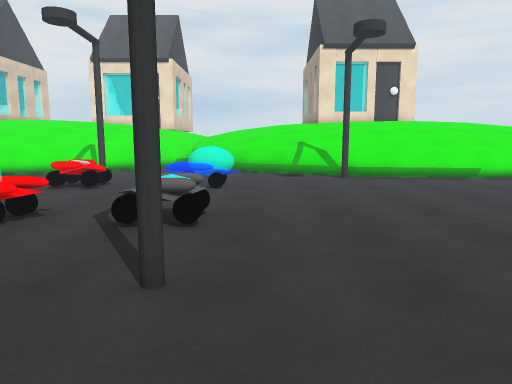
View 1 (above)

23 first-person views from a walk through a Unity game level. The camera is 1.5 m above the floor, tilts 8° down and sees 70° across. The floor is counted in squares, 1 m on a side. Each view is taken from the middle of a square. On the plan, view 1 faces up. The plan holds only what a view shows up to about 16 squares ahead; the rest is blank. The place goes on beyond the plan. Surface patterns are stand-ins for the level's own textures.

View 2
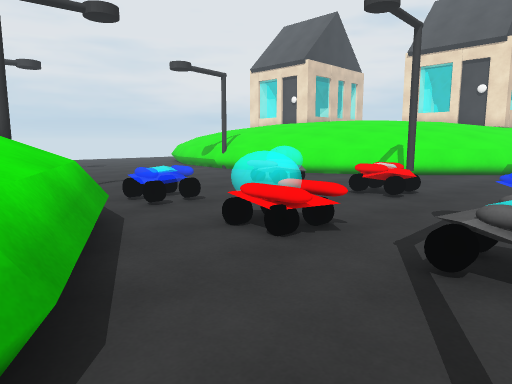

View 3
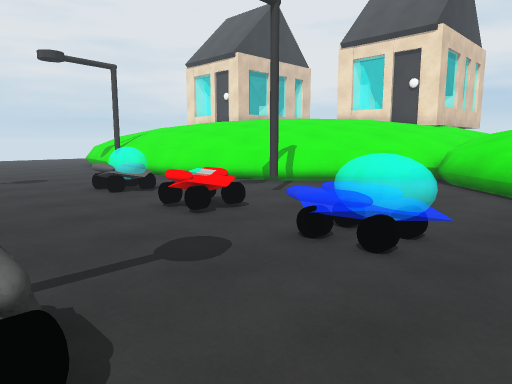

View 4
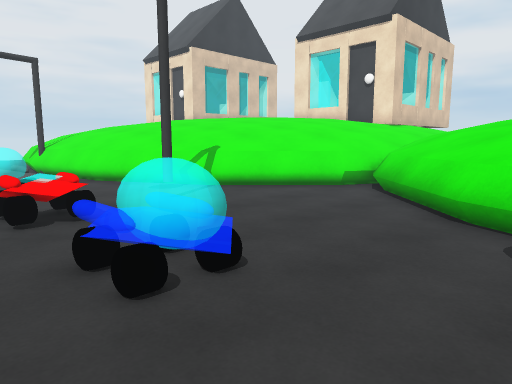

View 5
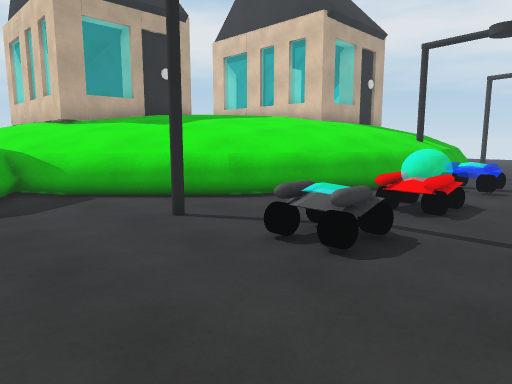

View 6
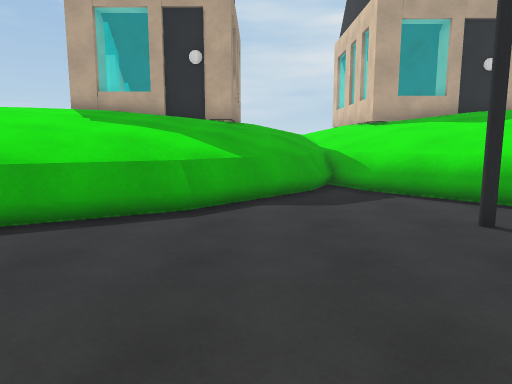

View 7
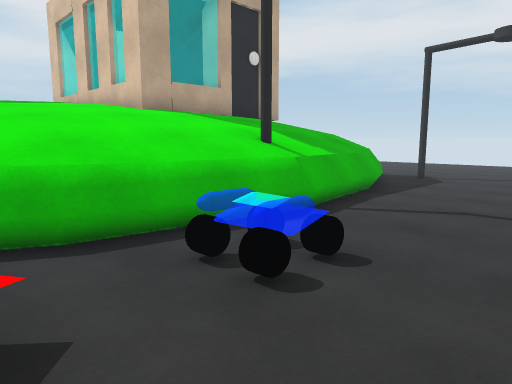

View 8
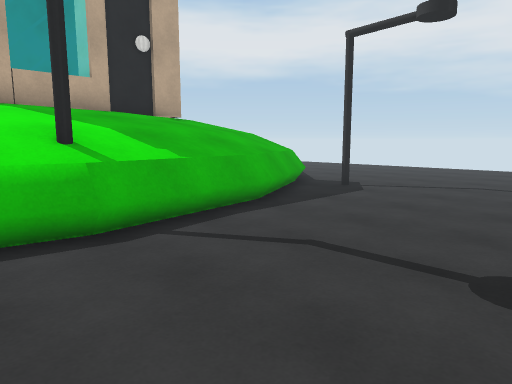

View 9
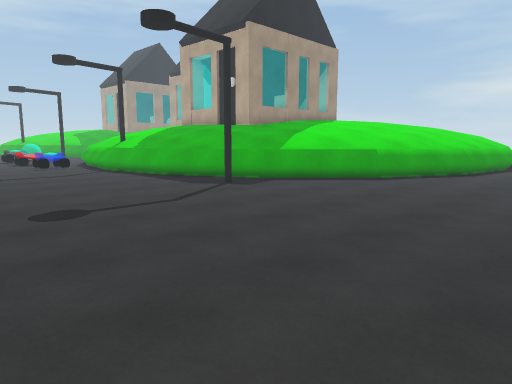

View 10
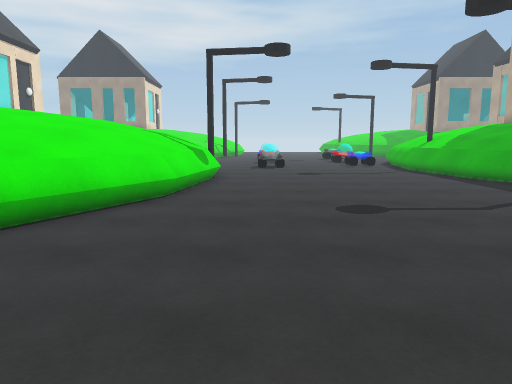

View 11
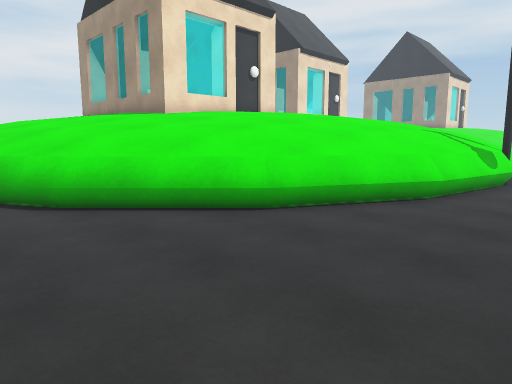

View 12
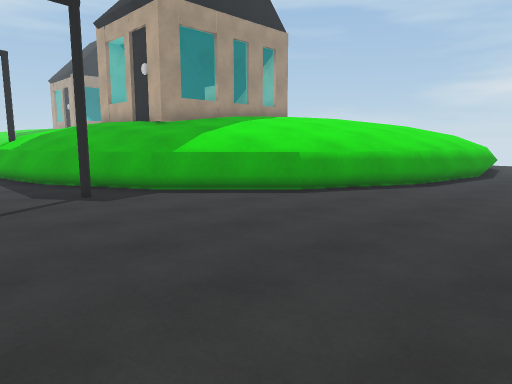

View 13
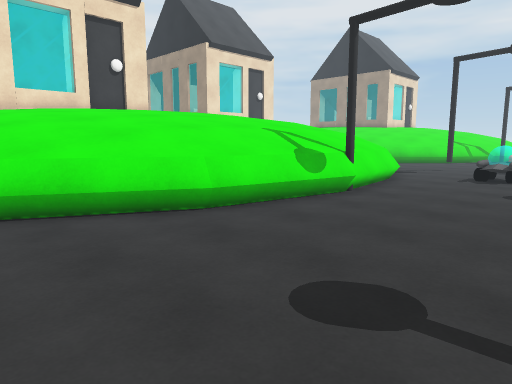

View 14
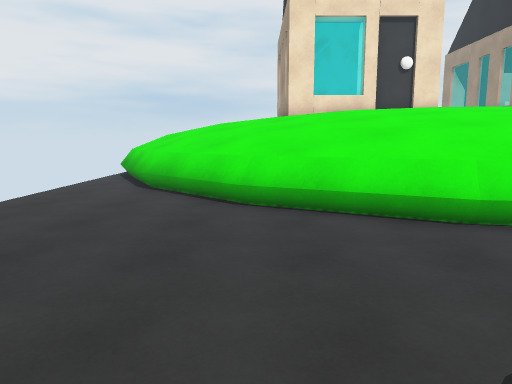

View 15
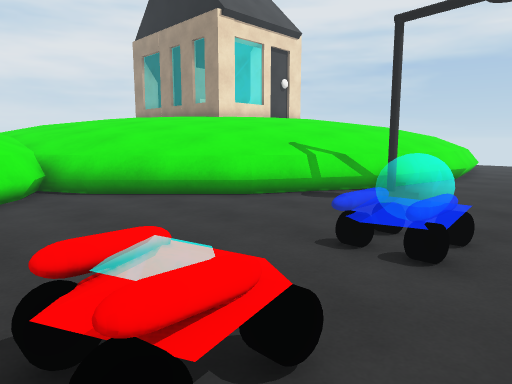

View 16
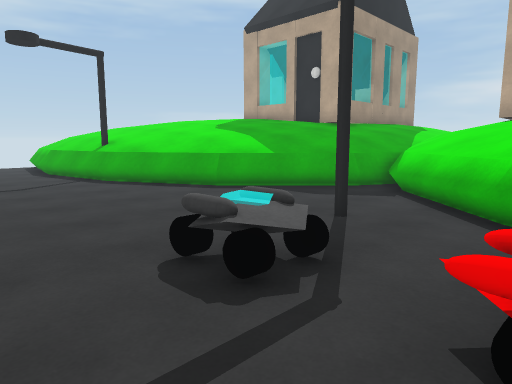

View 17
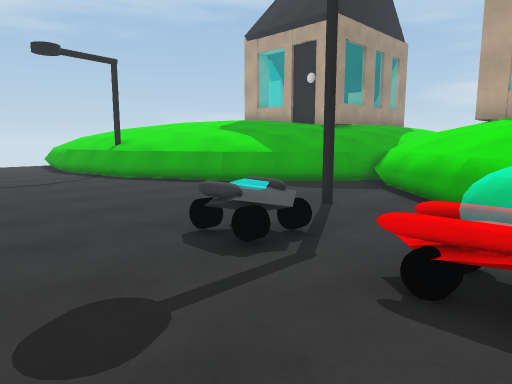

View 18
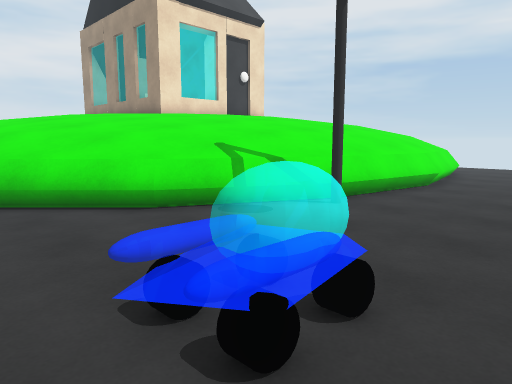

View 19
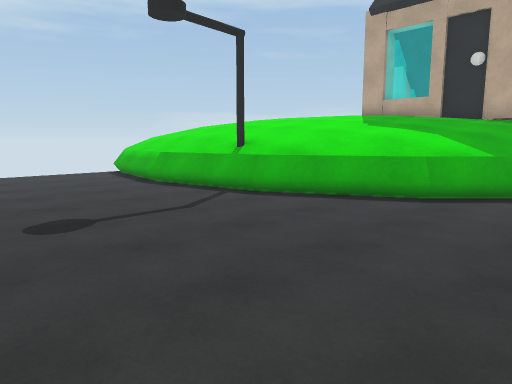

View 20
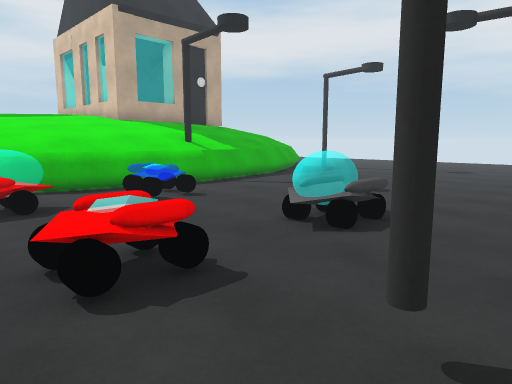

View 21
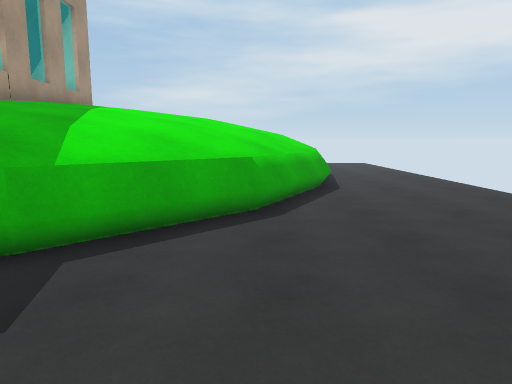

View 22
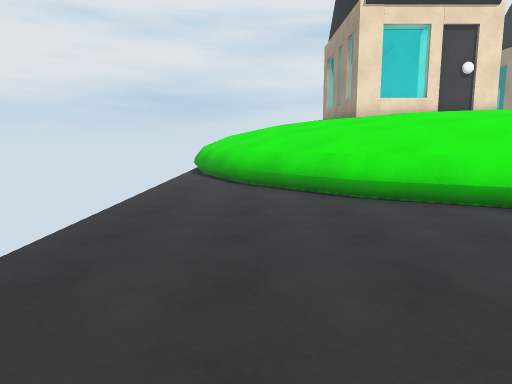

View 23
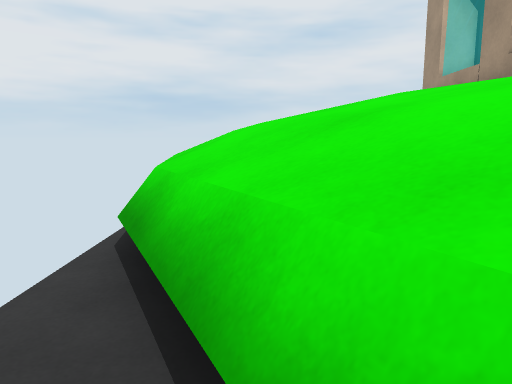

### Floor plan
Key: @ floor where view 1 was taken; # wall or solid block; x gap in a wall; . floor; = window, fence, low wall or low ledge; ^ raised ledge; S streetlight; C car; O other object.
Columns run from 31 left of view 1 to 9 right of it. Each row starts with its distance up from view 1.
 27  ^^                         ^
 26  ^^                       ^^^
 25 #^^^                      ^^^
 24 .=^^                      ^^^^
 23 .=^^^                    ^^^^^
 22 ..=^^                   ^^^=^^^
 21 ..=^^^                 ^^^^=^^^^
 20 ...=^^^               ^^^^=.=^^^^
 19 ....=^^^^            ^^^^=...=^^^^^
 18 .....=^^^^^        ^^^^^=.....=^^^^^^
 17 ......==^^^^^^^^^^^^^^==.......==^^^^^^^^
 16 ........==^^^^^^^^^^==...........==^^^^^^
 15 ..........====^S====.....S.........S===^^
 14 ........................................=
 13 ....................CC......CC...........
 12 ....................CCC..CC.CCC..........
 11 .........................................
 10 .........................................
  9  ........................................
  8 .........................................
  7  ....................OO..CC..CC..........
  6 ......................C...C..C...........
  5 ..............==========................=
  4  .........S.==^^^^^S^^^^==....S.......==^
  3  .........x=^^^^^^^^^^^^^^==........==^^^
  2  ........==^^^^^       ^^^^^=......=^^^^^
  1  .......==^^^^           ^^^^=....=^^^^^
  0  ......==^^^               ^^^=@.=^^^^
 -1  ......=^^^                 ^^^=x^^^^
 -2  .....=^^^                   ^^^^^^^
 -3 ......=^^                    ^^^^^^
 -4 .....=^^^                     ^^^^
 -5 .....=^^                      ^^^^
 -6 .....^^^                       ^^
 -7 ....=^^^                       ^

Where each view was taken, in squares from view 1:
view 1: 0 up, 0 right, facing up
view 2: 2 up, 1 left, facing up-left
view 3: 7 up, 1 right, facing up-left
view 4: 10 up, 2 right, facing up-left
view 5: 10 up, 3 right, facing down-left
view 6: 10 up, 3 right, facing down
view 7: 10 up, 6 left, facing down-left
view 8: 11 up, 10 left, facing down-left
view 9: 13 up, 31 left, facing down-right
view 10: 13 up, 31 left, facing right
view 11: 12 up, 31 left, facing up-right
view 12: 8 up, 31 left, facing down-right
view 13: 9 up, 26 left, facing up-right
view 14: 9 up, 25 left, facing up
view 15: 10 up, 7 left, facing up-right
view 16: 10 up, 5 left, facing down-right
view 17: 11 up, 6 left, facing down-right
view 18: 10 up, 4 left, facing up-right
view 19: 12 up, 1 right, facing down-right
view 20: 16 up, 4 left, facing down-left
view 21: 7 up, 24 left, facing down
view 22: 8 up, 28 left, facing up
view 23: 20 up, 29 left, facing up
